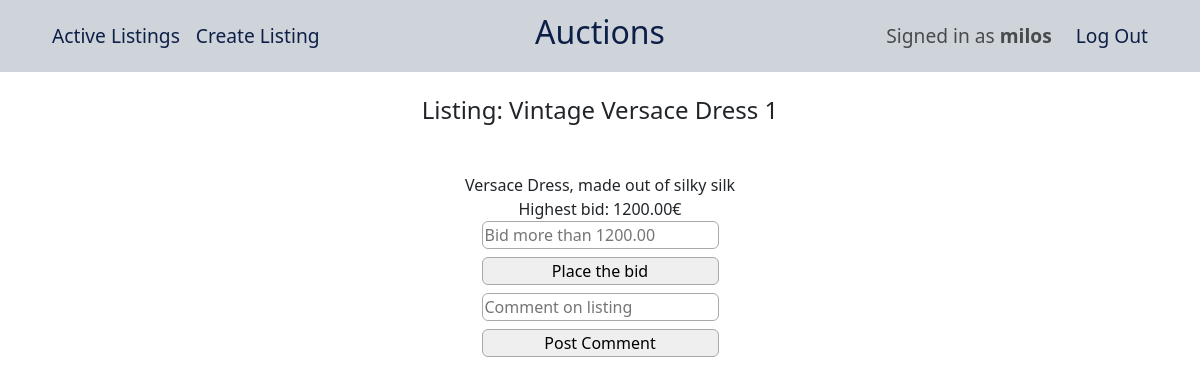
Page /listing/17 (signed in) on the committed database.
### auctions/models.py (models this page shows, shortened)
class User(AbstractUser):
    watchlist = models.ManyToManyField('Listing', blank=True, related_name="watchers")

class Listing(models.Model):
    auctioneer = models.ForeignKey(User, on_delete=models.CASCADE)
    title = models.CharField(max_length=64)
    image = models.URLField(max_length=200, blank=True)
    description = models.TextField()
    price = models.DecimalField(max_digits=10, decimal_places=2)
    category = models.ForeignKey(Category, on_delete=models.PROTECT, related_name="items")
    active = models.BooleanField(default=True)

### auctions/views.py (the view)
# urls.py: path("listing/<int:listing_id>", views.view_listing, name="listing"),
def view_listing(request, listing_id, *message):
    listing = Listing.objects.get(pk=listing_id)
    listing_bid = Bid.objects.get(listing=listing)
    comments = Comment.objects.filter(listing=listing)
    return render(request, "auctions/listing.html",{
        "listing": listing,
        "listing_bid": listing_bid,
        "comments": comments
    })

### auctions/templates/auctions/listing.html (shortened to what this page needs)
{% extends "auctions/layout.html" %}
{% block body %}
  <div class="listed-item">
    <h4>Listing: {{ listing.title }}</h4>
    <div>{{ listing.description }}</div>
    <div>Highest bid: {{ listing.price }}€</div>
    {% if user.is_authenticated %}
        {% if user == listing.auctioneer %}
            {% if listing.active == True %}
                <form action="{% url 'close' listing.id%}" method="POST">
                    {% csrf_token %}
                    <input type="submit" value="Close the bidding">
                </form>
                {% else %}
                    <h4>Congrats, you sold item to {{ listing_bid.bidder }} for the price of {{ listing_bid.price }}€!</h4>
            {% endif %}
        {% elif user != listing.auctioneer %}
            {% if listing.active == True %}
                <form action="{% url 'bid' listing.id %}" method="POST">
                    <input type="number" name="user_bid" maxlength="10" min="{{ listing.price }}" step=".01" placeholder="Bid more than {{ listing.price }}">
                    <input type="submit" value="Place the bid">
                </form>
                <form action="{% url 'comment' listing.id %}" autocomplete="off" method="POST">
                    <input type="text" name="comment_text" placeholder="Comment on listing ">
                    <input type="submit" value="Post Comment">
                </form>
            {% endif %}
        {% endif %}
    {% else %}
        <h4>
            Please sign-in in order to bid for item
        </h4>
    {% endif %}
  </div>
{% endblock %}

### auctions/templates/auctions/layout.html (shortened to what this page needs)
{% load static %}
<!DOCTYPE html>
<html lang="en">
    <head>
        <link
            href="https://cdn.jsdelivr.net/npm/bootstrap@5.3.1/dist/css/bootstrap.min.css"
            rel="stylesheet"
        >
        <link href="{% static 'auctions/styles.css' %}" rel="stylesheet">
    </head>
    <body>
        <div class="container-nav">
            <nav class="navbar navbar-expand-lg bg-dark-subtle">
                <ul class="navbar-nav me-auto">
                    <li class="nav-item">
                        <a class="nav-link" href="{% url 'index' %}">Active Listings</a>
                    </li>
                    {% if user.is_authenticated %}
                        <li class="nav-item">
                            <a class="nav-link" href="{% url 'create' %}">Create Listing</a>
                        </li>
                    {% endif %}
                </ul>
                <div class="navbar-brand">
                    <h2>Auctions</h2>
                </div>
                <ul class="navbar-nav ms-auto">
                    {% if user.is_authenticated %}
                        <li class="navbar-text">Signed in as <strong>{{ user.username }}</strong></li>
                        <li class="nav-item">
                            <a class="nav-link" href="{% url 'logout' %}">Log Out</a>
                        </li>
                    {% endif %}
                </ul>
            </nav>
        </div>
        {% block body %}
        {% endblock %}
    </body>
</html>

### auctions/static/auctions/styles.css (style rules this page uses)
.container-nav { width: 100%; }
nav.navbar { width: 100%; padding: 8px 44px; display: inline-grid; grid-template-columns: 1fr 1fr 1fr; }
.navbar li { font-size: 1.2rem; }
li.navbar-text { margin-right: 16px; }
form { display: flex; flex-direction: column; }
input { margin-bottom: 8px; border: 1px solid darkgray; border-radius: 6px; }

### rows in the picture
User: username "milos"
Listing: title "Vintage Versace Dress 1", description "Versace Dress, made out of silky silk", price "1200.00", user_bid "Bid more than 1200.00"
